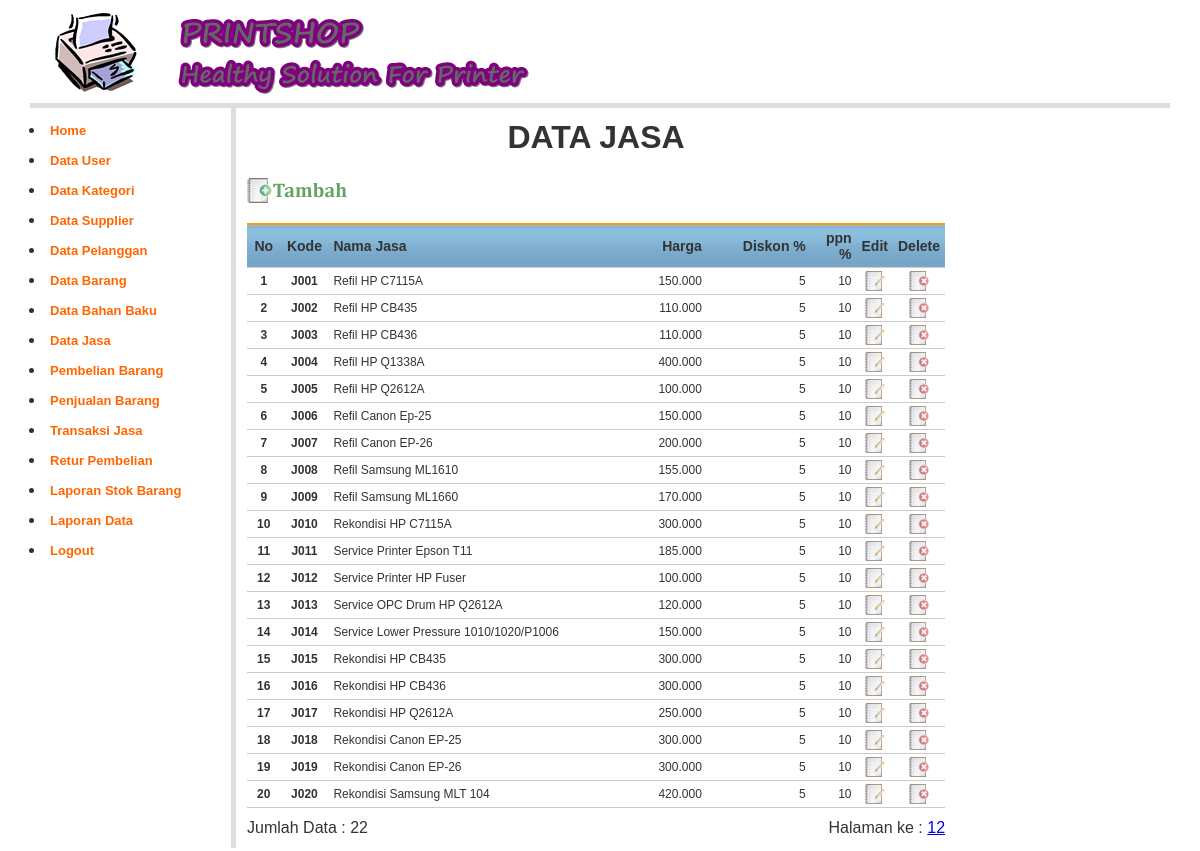
/?page=Data-Jasa (signed in), run on the app's committed database.
### tables this page shows
CREATE TABLE `jasa` (
  `kd_jasa` char(4) NOT NULL,
  `nama_jasa` varchar(50) DEFAULT NULL,
  `harga_jasa` int(10) NOT NULL,
  `kd_bahan` char(4) NOT NULL,
  `diskon` float(3,0) NOT NULL,
  `ppn` float(3,0) NOT NULL,
  `kd_kategori` char(3) DEFAULT NULL,
  `keterangan` varchar(50) DEFAULT NULL,
  PRIMARY KEY (`kd_jasa`)
);

CREATE TABLE `bahanbaku` (
  `kd_bahan` char(4) NOT NULL,
  `nm_bahan` varchar(50) NOT NULL,
  `harga_bahan` int(10) DEFAULT NULL,
  `keterangan` varchar(50) NOT NULL,
  `jml_bahan` int(100) NOT NULL,
  PRIMARY KEY (`kd_bahan`)
);

### library/inc.library.php (called while the page is built, shortened)
<?php
function format_angka($angka) {
	$hasil =  number_format($angka,0, ",",".");
	return $hasil;
}
?>

### jasa_data.php (the view, shortened to what this page needs)
<?php
include_once "library/inc.library.php";
$row = 20;
$hal = isset($_GET['hal']) ? $_GET['hal'] : 0;
$pageSql = "SELECT * FROM jasa";
$pageQry = mysql_query($pageSql, $koneksidb) or die ("error paging: ".mysql_error());
$jml	 = mysql_num_rows($pageQry);
$max	 = ceil($jml/$row);
?>
<table width="700" border="0" cellspacing="1" cellpadding="3">
  <tr>
    <td colspan="2"><h1 align="center"><strong>DATA JASA</strong></h1></td>
  </tr>
  <tr>
    <td colspan="2"><a href="?page=Add-Jasa"><img src="images/btn_add_data2.png" width="100" height="25"></a></td>
  </tr>
  <tr>
    <td colspan="2">&nbsp;</td>
  </tr>
  <tr>
    <td colspan="2"><table class="table-list" width="100%" border="0" cellspacing="1" cellpadding="2">
      <tr>
        <th width="5%" align="center" scope="col">No</th>
        <th width="7%" align="center" scope="col">Kode</th>
        <th width="47%" scope="col">Nama Jasa</th>
        <th width="17%" align="right" scope="col">Harga</th>
        <th width="17%" align="right" scope="col">Diskon %</th>
        <th width="17%" align="right" scope="col">ppn %</th>
        <th width="12%" align="center" scope="col">Edit</th>
        <th width="12%" align="center" scope="col">Delete</th>
      </tr>
      <?php
	$jasaSql = "SELECT * FROM jasa j, bahanbaku b where j.kd_bahan = b.kd_bahan ORDER BY (SUBSTR(kd_jasa,3) + 0) ASC LIMIT $hal, $row";
	$jasaQry = mysql_query($jasaSql, $koneksidb)  or die ("Query jasa salah : ".mysql_error());
	$nomor  = 0;
	while ($jasaRow = mysql_fetch_array($jasaQry)) {
	$nomor++;
	$Kode = $jasaRow['kd_jasa'];
	?>
      <tr>
        <td align="center"><b><?php echo $nomor; ?></b></td>
        <td align="center"><b><?php echo $jasaRow['kd_jasa']; ?></b></td>
        <td><?php echo $jasaRow['nama_jasa']; ?></td>
        <td align="right"><?php echo format_angka($jasaRow['harga_jasa'] + $jasaRow['harga_bahan']); ?></td>
        <td align="right"><?php echo $jasaRow['diskon']; ?></td>
        <td align="right"><?php echo $jasaRow['ppn']; ?></td>
        <td align="center"><a href="?page=Edit-Jasa&amp;Kode=<?php echo $Kode; ?>" target="_self" alt="Edit Data"><img src="images/btn_edit.png" width="20" height="20" border="0" /></a></td>
        <td align="center"><a href="?page=Delete-Jasa&amp;Kode=<?php echo $Kode; ?>" target="_self" alt="Delete Data" onclick="return confirm('ANDA YAKIN AKAN MENGHAPUS DATA PENTING INI ... ?')"><img src="images/btn_delete.png" width="20" height="20"  border="0"  alt="Delete Data" /></a></td>
      </tr>
      <?php } ?>
    </table></td>
  </tr>
  <tr>
    <td width="343">Jumlah Data : <?php echo $jml; ?></td>
    <td width="342"><div align="right">Halaman ke :
        <?php
	for ($h = 1; $h <= $max; $h++) {
		$list[$h] = $row * $h - $row;
		echo "<a href='?page=Data-Jasa&hal=$list[$h]'>$h</a>";
	}
	?>
    </div></td>
  </tr>
</table>

### styles/style.css (style rules this page uses)
td img { opacity:0.6; }
body { margin:0px auto 0px; padding:3px; font-family:"Arial"; font-size:12px; color:#333; width:95%; background-position:top; background-color:#fff; }
.table-main td { color: #333; border-collapse: collapse; vertical-align: center; padding: 0px; border:none; }
.table-list { clear: both; text-align: left; border-collapse: collapse; margin: 0px 0px 10px 0px; background:#fff; }
.table-list th { color: #333; font-size: 14px; font-weight: 700; margin: 2px 2px 2px 2px; padding: 5px 5px; background: url(../images/Background_td2.gif) repeat-x top #fff; border-bottom: 1px solid #CCC; border-top: 2px solid #FF9900; }
.table-list td { color: #333; font-size:12px; border-color: #fff; border-collapse: collapse; vertical-align: center; padding: 3px 5px; border-bottom:1px #CCCCCC solid; }

### data on the page
jasa: kd_jasa "J001", nama_jasa "Refil HP C7115A", harga_jasa.harga_bahan "150.000", diskon "5", ppn "10"
jasa: kd_jasa "J002", nama_jasa "Refil HP CB435", harga_jasa.harga_bahan "110.000", diskon "5", ppn "10"
jasa: kd_jasa "J003", nama_jasa "Refil HP CB436", harga_jasa.harga_bahan "110.000", diskon "5", ppn "10"
jasa: kd_jasa "J004", nama_jasa "Refil HP Q1338A", harga_jasa.harga_bahan "400.000", diskon "5", ppn "10"
jasa: kd_jasa "J005", nama_jasa "Refil HP Q2612A", harga_jasa.harga_bahan "100.000", diskon "5", ppn "10"
jasa: kd_jasa "J006", nama_jasa "Refil Canon Ep-25", harga_jasa.harga_bahan "150.000", diskon "5", ppn "10"
jasa: kd_jasa "J007", nama_jasa "Refil Canon EP-26", harga_jasa.harga_bahan "200.000", diskon "5", ppn "10"
jasa: kd_jasa "J008", nama_jasa "Refil Samsung ML1610", harga_jasa.harga_bahan "155.000", diskon "5", ppn "10"
jasa: kd_jasa "J009", nama_jasa "Refil Samsung ML1660", harga_jasa.harga_bahan "170.000", diskon "5", ppn "10"
jasa: kd_jasa "J010", nama_jasa "Rekondisi HP C7115A", harga_jasa.harga_bahan "300.000", diskon "5", ppn "10"
jasa: kd_jasa "J011", nama_jasa "Service Printer Epson T11", harga_jasa.harga_bahan "185.000", diskon "5", ppn "10"
jasa: kd_jasa "J012", nama_jasa "Service Printer HP Fuser", harga_jasa.harga_bahan "100.000", diskon "5", ppn "10"
jasa: kd_jasa "J013", nama_jasa "Service OPC Drum HP Q2612A", harga_jasa.harga_bahan "120.000", diskon "5", ppn "10"
jasa: kd_jasa "J014", nama_jasa "Service Lower Pressure 1010/1020/P1006", harga_jasa.harga_bahan "150.000", diskon "5", ppn "10"
jasa: kd_jasa "J015", nama_jasa "Rekondisi HP CB435", harga_jasa.harga_bahan "300.000", diskon "5", ppn "10"
jasa: kd_jasa "J016", nama_jasa "Rekondisi HP CB436", harga_jasa.harga_bahan "300.000", diskon "5", ppn "10"
jasa: kd_jasa "J017", nama_jasa "Rekondisi HP Q2612A", harga_jasa.harga_bahan "250.000", diskon "5", ppn "10"
jasa: kd_jasa "J018", nama_jasa "Rekondisi Canon EP-25", harga_jasa.harga_bahan "300.000", diskon "5", ppn "10"
jasa: kd_jasa "J019", nama_jasa "Rekondisi Canon EP-26", harga_jasa.harga_bahan "300.000", diskon "5", ppn "10"
jasa: kd_jasa "J020", nama_jasa "Rekondisi Samsung MLT 104", harga_jasa.harga_bahan "420.000", diskon "5", ppn "10"

### other printed values
$jml "22"
